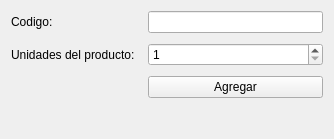
<?xml version="1.0" encoding="UTF-8"?>
<ui version="4.0">
 <class>ProductoAgregarUnidades</class>
 <widget class="QWidget" name="ProductoAgregarUnidades">
  <property name="geometry">
   <rect>
    <x>0</x>
    <y>0</y>
    <width>334</width>
    <height>139</height>
   </rect>
  </property>
  <property name="minimumSize">
   <size>
    <width>334</width>
    <height>139</height>
   </size>
  </property>
  <property name="maximumSize">
   <size>
    <width>334</width>
    <height>139</height>
   </size>
  </property>
  <property name="windowTitle">
   <string>Agregar unidades a un producto</string>
  </property>
  <layout class="QGridLayout" name="gridLayout">
   <item row="0" column="0">
    <layout class="QFormLayout" name="lay_frm_principal">
     <property name="horizontalSpacing">
      <number>10</number>
     </property>
     <property name="verticalSpacing">
      <number>10</number>
     </property>
     <item row="0" column="0">
      <widget class="QLabel" name="lbl_codigo">
       <property name="text">
        <string>Codigo: </string>
       </property>
      </widget>
     </item>
     <item row="0" column="1">
      <widget class="QLineEdit" name="txt_codigo"/>
     </item>
     <item row="1" column="0">
      <widget class="QLabel" name="lbl_unidades">
       <property name="text">
        <string>Unidades del producto: </string>
       </property>
      </widget>
     </item>
     <item row="1" column="1">
      <widget class="QSpinBox" name="spb_unidades">
       <property name="minimum">
        <number>1</number>
       </property>
       <property name="maximum">
        <number>99</number>
       </property>
      </widget>
     </item>
     <item row="2" column="1">
      <widget class="QPushButton" name="btn_agregar_unidades">
       <property name="text">
        <string>Agregar</string>
       </property>
      </widget>
     </item>
    </layout>
   </item>
  </layout>
 </widget>
 <resources/>
 <connections/>
</ui>
